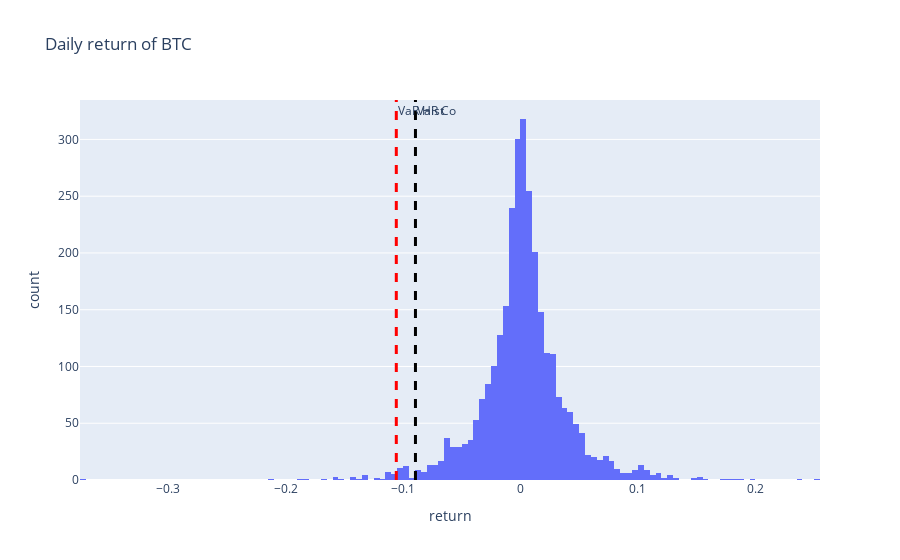

The notebook cell saved with this chart:
### Code cell
fig = px.histogram(df, x='return', title='Daily return of BTC')
# 1SD
fig.add_vline(x=var_hist, line_width=3, line_dash="dash", line_color="red", annotation_text='VaR Hist')

fig.add_vline(x=var_co, line_width=3, line_dash="dash", line_color="black", annotation_text='VaR Co')
fig.show()

### Figure 1 — Plotly figure (JSON) as saved in the notebook; plotly's stock layout.template omitted (floating-point values rounded to 4 significant figures; data arrays with more than 128 entries replaced by an {"elided": "..."} marker saying what was removed)
{"data": [{"alignmentgroup": "True", "bingroup": "x", "hovertemplate": "return=%{x}<br>count=%{y}<extra></extra>", "legendgroup": "", "marker": {"color": "#636efa", "pattern": {"shape": ""}}, "name": "", "offsetgroup": "", "orientation": "v", "showlegend": false, "type": "histogram", "x": {"elided": "3021 float values"}, "xaxis": "x", "yaxis": "y"}], "layout": {"annotations": [{"showarrow": false, "text": "VaR Hist", "x": -0.1057, "xanchor": "left", "xref": "x", "y": 1, "yanchor": "top", "yref": "y domain"}, {"showarrow": false, "text": "VaR Co", "x": -0.0894, "xanchor": "left", "xref": "x", "y": 1, "yanchor": "top", "yref": "y domain"}], "barmode": "relative", "legend": {"tracegroupgap": 0}, "shapes": [{"line": {"color": "red", "dash": "dash", "width": 3}, "type": "line", "x0": -0.1057, "x1": -0.1057, "xref": "x", "y0": 0, "y1": 1, "yref": "y domain"}, {"line": {"color": "black", "dash": "dash", "width": 3}, "type": "line", "x0": -0.0894, "x1": -0.0894, "xref": "x", "y0": 0, "y1": 1, "yref": "y domain"}], "title": {"text": "Daily return of BTC"}, "xaxis": {"anchor": "y", "domain": [0, 1], "title": {"text": "return"}}, "yaxis": {"anchor": "x", "domain": [0, 1], "title": {"text": "count"}}}}
